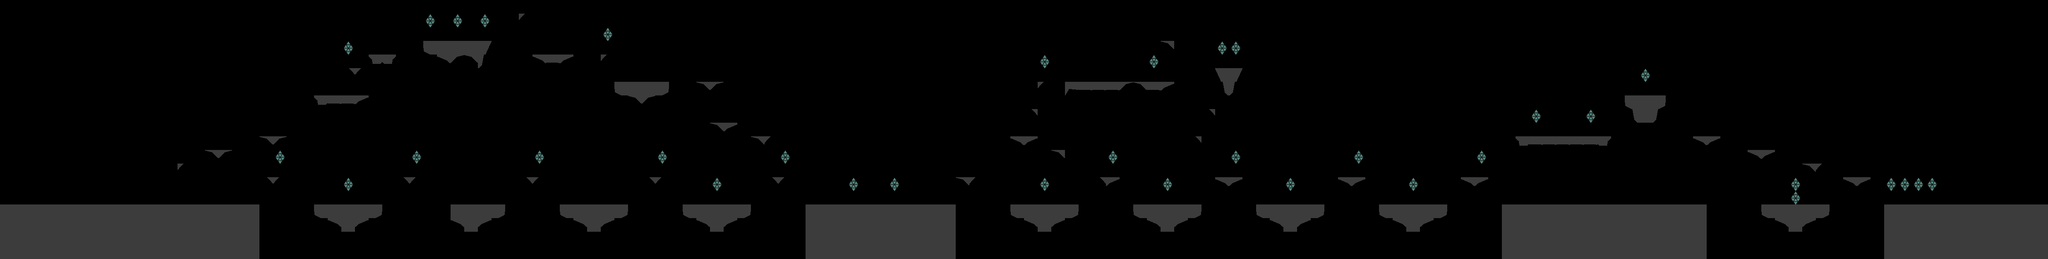

The image is a tile-based game level rendered from a .tmx file. Its description and complete source (layers, tilesets, objects, tile grids) follow:
An orthogonal 150x19 tile map with 32x32 px tiles, 1 tile layer (Kachelebene 1), 2 tilesets.

<map version="1.0" orientation="orthogonal" renderorder="right-down" width="150" height="19" tilewidth="32" tileheight="32" nextobjectid="1">
 <tileset firstgid="1" name="level3_tilemap" tilewidth="32" tileheight="32" tilecount="40">
  <image source="level3_tilemap.png" trans="fffcfc" width="320" height="128" />
 </tileset>
 <tileset firstgid="41" name="level3_tilemap_ground" tilewidth="32" tileheight="32" tilecount="1">
  <image source="level3_tilemap_ground.png" trans="fffcfc" width="32" height="32" />
 </tileset>
 <layer name="Kachelebene 1" width="150" height="19">
  <data encoding="csv">
0,0,0,0,0,0,0,0,0,0,0,0,0,0,0,0,0,0,0,0,0,0,0,0,0,0,0,0,0,0,0,0,0,0,0,0,0,0,0,0,0,0,0,0,0,0,0,0,0,0,0,0,0,0,0,0,0,0,0,0,0,0,0,0,0,0,0,0,0,0,0,0,0,0,0,0,0,0,0,0,0,0,0,0,0,0,0,0,0,0,0,0,0,0,0,0,0,0,0,0,0,0,0,0,0,0,0,0,0,0,0,0,0,0,0,0,0,0,0,0,0,0,0,0,0,0,0,0,0,0,0,0,0,0,0,0,0,0,0,0,0,0,0,0,0,0,0,0,0,0,
0,0,0,0,0,0,0,0,0,0,0,0,0,0,0,0,0,0,0,0,0,0,0,0,0,0,0,0,0,0,0,40,0,40,0,40,0,0,36,0,0,0,0,0,0,0,0,0,0,0,0,0,0,0,0,0,0,0,0,0,0,0,0,0,0,0,0,0,0,0,0,0,0,0,0,0,0,0,0,0,0,0,0,0,0,0,0,0,0,0,0,0,0,0,0,0,0,0,0,0,0,0,0,0,0,0,0,0,0,0,0,0,0,0,0,0,0,0,0,0,0,0,0,0,0,0,0,0,0,0,0,0,0,0,0,0,0,0,0,0,0,0,0,0,0,0,0,0,0,0,
0,0,0,0,0,0,0,0,0,0,0,0,0,0,0,0,0,0,0,0,0,0,0,0,0,0,0,0,0,0,0,0,0,0,0,0,0,0,0,0,0,0,0,0,40,0,0,0,0,0,0,0,0,0,0,0,0,0,0,0,0,0,0,0,0,0,0,0,0,0,0,0,0,0,0,0,0,0,0,0,0,0,0,0,0,0,0,0,0,0,0,0,0,0,0,0,0,0,0,0,0,0,0,0,0,0,0,0,0,0,0,0,0,0,0,0,0,0,0,0,0,0,0,0,0,0,0,0,0,0,0,0,0,0,0,0,0,0,0,0,0,0,0,0,0,0,0,0,0,0,
0,0,0,0,0,0,0,0,0,0,0,0,0,0,0,0,0,0,0,0,0,0,0,0,0,40,0,0,0,0,0,34,1,1,1,14,0,0,0,0,0,0,0,0,0,0,0,0,0,0,0,0,0,0,0,0,0,0,0,0,0,0,0,0,0,0,0,0,0,0,0,0,0,0,0,0,0,0,0,0,0,0,0,0,0,24,0,0,0,40,40,0,0,0,0,0,0,0,0,0,0,0,0,0,0,0,0,0,0,0,0,0,0,0,0,0,0,0,0,0,0,0,0,0,0,0,0,0,0,0,0,0,0,0,0,0,0,0,0,0,0,0,0,0,0,0,0,0,0,0,
0,0,0,0,0,0,0,0,0,0,0,0,0,0,0,0,0,0,0,0,0,0,0,0,0,0,0,26,27,0,0,0,28,23,24,38,0,0,0,28,22,29,0,0,36,0,0,0,0,0,0,0,0,0,0,0,0,0,0,0,0,0,0,0,0,0,0,0,0,0,0,0,0,0,0,0,40,0,0,0,0,0,0,0,40,0,0,0,0,0,0,0,0,0,0,0,0,0,0,0,0,0,0,0,0,0,0,0,0,0,0,0,0,0,0,0,0,0,0,0,0,0,0,0,0,0,0,0,0,0,0,0,0,0,0,0,0,0,0,0,0,0,0,0,0,0,0,0,0,0,
0,0,0,0,0,0,0,0,0,0,0,0,0,0,0,0,0,0,0,0,0,0,0,0,0,35,36,0,0,0,0,0,0,0,0,0,0,0,0,0,0,0,0,0,0,0,0,0,0,0,0,0,0,0,0,0,0,0,0,0,0,0,0,0,0,0,0,0,0,0,0,0,0,0,0,0,0,0,0,0,0,0,0,0,0,0,0,0,0,13,14,0,0,0,0,0,0,0,0,0,0,0,0,0,0,0,0,0,0,0,0,0,0,0,0,0,0,0,0,0,40,0,0,0,0,0,0,0,0,0,0,0,0,0,0,0,0,0,0,0,0,0,0,0,0,0,0,0,0,0,
0,0,0,0,0,0,0,0,0,0,0,0,0,0,0,0,0,0,0,0,0,0,0,0,0,0,0,0,0,0,0,0,0,0,0,0,0,0,0,0,0,0,0,0,0,34,1,1,37,0,0,24,23,0,0,0,0,0,0,0,0,0,0,0,0,0,0,0,0,0,0,0,0,0,0,0,36,0,21,22,22,22,23,24,22,29,0,0,0,25,38,0,0,0,0,0,0,0,0,0,0,0,0,0,0,0,0,0,0,0,0,0,0,0,0,0,0,0,0,0,0,0,0,0,0,0,0,0,0,0,0,0,0,0,0,0,0,0,0,0,0,0,0,0,0,0,0,0,0,0,
0,0,0,0,0,0,0,0,0,0,0,0,0,0,0,0,0,0,0,0,0,0,0,26,22,22,29,0,0,0,0,0,0,0,0,0,0,0,0,0,0,0,0,0,0,0,24,23,0,0,0,0,0,0,0,0,0,0,0,0,0,0,0,0,0,0,0,0,0,0,0,0,0,0,0,0,0,0,0,0,0,0,0,0,0,0,0,0,0,0,0,0,0,0,0,0,0,0,0,0,0,0,0,0,0,0,0,0,0,0,0,0,0,0,0,0,0,0,0,34,1,37,0,0,0,0,0,0,0,0,0,0,0,0,0,0,0,0,0,0,0,0,0,0,0,0,0,0,0,0,
0,0,0,0,0,0,0,0,0,0,0,0,0,0,0,0,0,0,0,0,0,0,0,0,0,0,0,0,0,0,0,0,0,0,0,0,0,0,0,0,0,0,0,0,0,0,0,0,0,0,0,0,0,0,0,0,0,0,0,0,0,0,0,0,0,0,0,0,0,0,0,0,0,0,0,35,0,0,0,0,0,0,0,0,0,0,0,0,35,0,0,0,0,0,0,0,0,0,0,0,0,0,0,0,0,0,0,0,0,0,0,0,40,0,0,0,40,0,0,25,1,38,0,0,0,0,0,0,0,0,0,0,0,0,0,0,0,0,0,0,0,0,0,0,0,0,0,0,0,0,
0,0,0,0,0,0,0,0,0,0,0,0,0,0,0,0,0,0,0,0,0,0,0,0,0,0,0,0,0,0,0,0,0,0,0,0,0,0,0,0,0,0,0,0,0,0,0,0,0,0,0,0,24,29,0,0,0,0,0,0,0,0,0,0,0,0,0,0,0,0,0,0,0,0,0,0,0,0,0,0,0,0,0,0,0,0,0,0,0,0,0,0,0,0,0,0,0,0,0,0,0,0,0,0,0,0,0,0,0,0,0,0,0,0,0,0,0,0,0,0,0,0,0,0,0,0,0,0,0,0,0,0,0,0,0,0,0,0,0,0,0,0,0,0,0,0,0,0,0,0,
0,0,0,0,0,0,0,0,0,0,0,0,0,0,0,0,0,0,0,24,23,0,0,0,0,0,0,0,0,0,0,0,0,0,0,0,0,0,0,0,0,0,0,0,0,0,0,0,0,0,0,0,0,0,0,24,36,0,0,0,0,0,0,0,0,0,0,0,0,0,0,0,0,0,28,29,0,0,0,0,0,0,0,0,0,0,0,35,0,0,0,0,0,0,0,0,0,0,0,0,0,0,0,0,0,0,0,0,0,0,0,26,22,22,22,22,22,27,0,0,0,0,0,0,28,29,0,0,0,0,0,0,0,0,0,0,0,0,0,0,0,0,0,0,0,0,0,0,0,0,
0,0,0,0,0,0,0,0,0,0,0,0,0,0,0,24,23,0,0,0,40,0,0,0,0,0,0,0,0,0,40,0,0,0,0,0,0,0,0,40,0,0,0,0,0,0,0,0,40,0,0,0,0,0,0,0,0,40,0,0,0,0,0,0,0,0,0,0,0,0,0,0,0,0,0,0,0,24,0,0,0,40,0,0,0,0,0,0,0,0,40,0,0,0,0,0,0,0,0,40,0,0,0,0,0,0,0,0,40,0,0,0,0,0,0,0,0,0,0,0,0,0,0,0,0,0,0,0,28,29,0,0,0,0,0,0,0,0,0,0,0,0,0,0,0,0,0,0,0,0,
0,0,0,0,0,0,0,0,0,0,0,0,0,36,0,0,0,0,0,0,0,0,0,0,0,0,0,0,0,0,0,0,0,0,0,0,0,0,0,0,0,0,0,0,0,0,0,0,0,0,0,0,0,0,0,0,0,0,0,0,0,0,0,0,0,0,0,0,0,0,0,0,0,0,0,0,0,0,0,0,0,0,0,0,0,0,0,0,0,0,0,0,0,0,0,0,0,0,0,0,0,0,0,0,0,0,0,0,0,0,0,0,0,0,0,0,0,0,0,0,0,0,0,0,0,0,0,0,0,0,0,0,24,36,0,0,0,0,0,0,0,0,0,0,0,0,0,0,0,0,
0,0,0,0,0,0,0,0,0,0,0,0,0,0,0,0,0,0,0,35,36,0,0,0,0,40,0,0,0,35,36,0,0,0,0,0,0,0,35,36,0,0,0,0,0,0,0,35,36,0,0,0,40,0,0,0,35,36,0,0,0,0,40,0,0,40,0,0,0,0,24,36,0,0,0,0,40,0,0,0,35,29,0,0,0,40,0,0,0,28,29,0,0,0,40,0,0,0,28,29,0,0,0,40,0,0,0,28,29,0,0,0,0,0,0,0,0,0,0,0,0,0,0,0,0,0,0,0,0,0,0,40,0,0,0,28,29,0,40,40,40,40,0,0,0,0,0,0,0,0,
0,0,0,0,0,0,0,0,0,0,0,0,0,0,0,0,0,0,0,0,0,0,0,0,0,0,0,0,0,0,0,0,0,0,0,0,0,0,0,0,0,0,0,0,0,0,0,0,0,0,0,0,0,0,0,0,0,0,0,0,0,0,0,0,0,0,0,0,0,0,0,0,0,0,0,0,0,0,0,0,0,0,0,0,0,0,0,0,0,0,0,0,0,0,0,0,0,0,0,0,0,0,0,0,0,0,0,0,0,0,0,0,0,0,0,0,0,0,0,0,0,0,0,0,0,0,0,0,0,0,0,40,0,0,0,0,0,0,0,0,0,0,0,0,0,0,0,0,0,0,
41,41,41,41,41,41,41,41,41,41,41,41,41,41,41,41,41,41,41,0,0,0,0,34,1,1,1,37,0,0,0,0,0,1,1,1,37,0,0,0,0,34,1,1,1,37,0,0,0,0,34,1,1,1,37,0,0,0,0,1,1,1,1,1,1,1,1,1,1,1,0,0,0,0,34,1,1,1,37,0,0,0,0,34,1,1,1,37,0,0,0,0,34,1,1,1,37,0,0,0,0,34,1,1,1,37,0,0,0,0,1,1,1,1,1,1,1,1,1,1,1,1,1,1,1,0,0,0,0,34,1,1,1,37,0,0,0,0,41,41,41,41,41,41,41,41,41,41,41,41,
41,41,41,41,41,41,41,41,41,41,41,41,41,41,41,41,41,41,41,0,0,0,0,0,28,1,29,0,0,0,0,0,0,28,1,29,0,0,0,0,0,0,28,1,29,0,0,0,0,0,0,28,1,29,0,0,0,0,0,1,1,1,1,1,1,1,1,1,1,1,0,0,0,0,0,28,1,29,0,0,0,0,0,0,28,1,29,0,0,0,0,0,0,28,1,29,0,0,0,0,0,0,28,1,29,0,0,0,0,0,1,1,1,1,1,1,1,1,1,1,1,1,1,1,1,0,0,0,0,0,28,1,29,0,0,0,0,0,41,41,41,41,41,41,41,41,41,41,41,41,
41,41,41,41,41,41,41,41,41,41,41,41,41,41,41,41,41,41,41,0,0,0,0,0,0,0,0,0,0,0,0,0,0,0,0,0,0,0,0,0,0,0,0,0,0,0,0,0,0,0,0,0,0,0,0,0,0,0,0,1,1,1,1,1,1,1,1,1,1,1,0,0,0,0,0,0,0,0,0,0,0,0,0,0,0,0,0,0,0,0,0,0,0,0,0,0,0,0,0,0,0,0,0,0,0,0,0,0,0,0,1,1,1,1,1,1,1,1,1,1,1,1,1,1,1,0,0,0,0,0,0,0,0,0,0,0,0,0,41,41,41,41,41,41,41,41,41,41,41,41,
41,41,41,41,41,41,41,41,41,41,41,41,41,41,41,41,41,41,41,0,0,0,0,0,0,0,0,0,0,0,0,0,0,0,0,0,0,0,0,0,0,0,0,0,0,0,0,0,0,0,0,0,0,0,0,0,0,0,0,1,1,1,1,1,1,1,1,1,1,1,0,0,0,0,0,0,0,0,0,0,0,0,0,0,0,0,0,0,0,0,0,0,0,0,0,0,0,0,0,0,0,0,0,0,0,0,0,0,0,0,1,1,1,1,1,1,1,1,1,1,1,1,1,1,1,0,0,0,0,0,0,0,0,0,0,0,0,0,41,41,41,41,41,41,41,41,41,41,41,41
</data>
 </layer>
</map>
